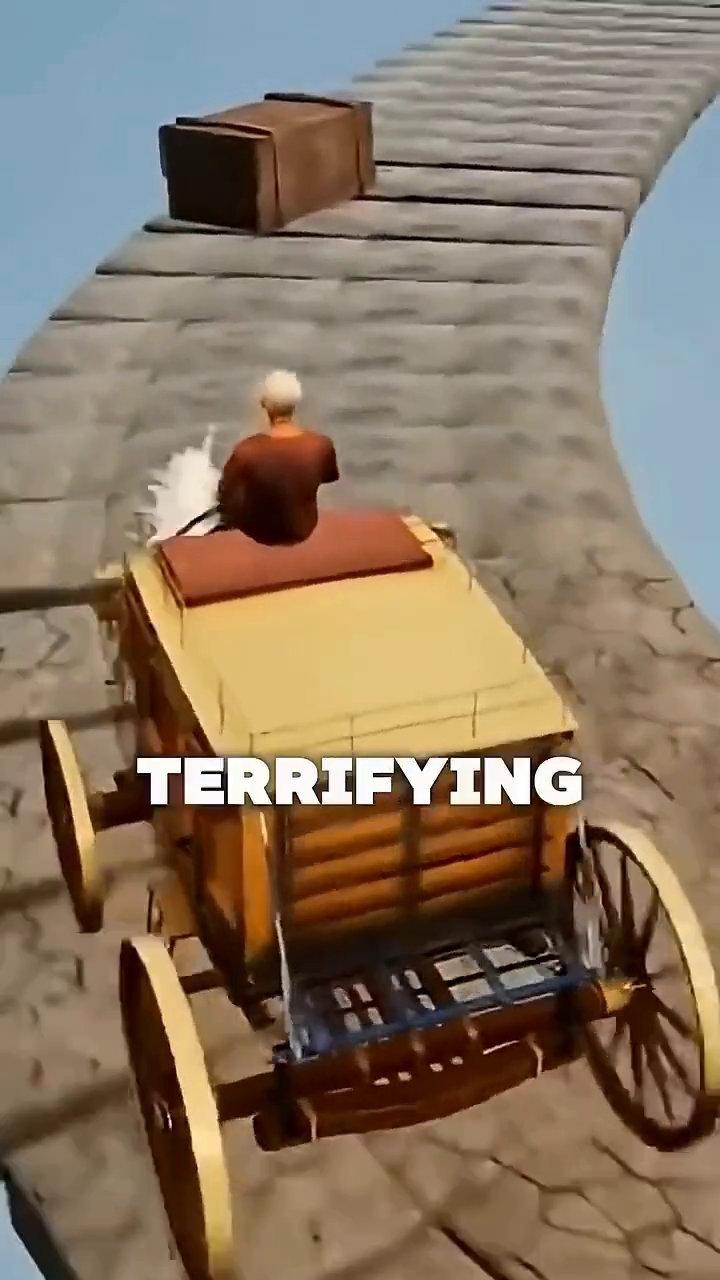
#> input picture caption_test.png, 720 x 1280 px
$ python -i clip_analysis.py   (imports and definitions only)   (older library calls are emulated)
#> lines starting #> are read from the running program, lines starting #| are printed output that depends on the picture
#> further down, picture is the input picture: shape (1280, 720, 3); mean B, G, R 98.7, 118.1, 136.2
"""
Clip analysis for the Long Video to Shorts editor.

One pass over an already-cut clip answers the questions the layout planner and
the edit director need before a single frame is composed:

  * where the FACES are over time (tracked, not per-frame noise), so a 9:16
    crop can follow a speaker and a two-person podcast can be stacked;
  * WHICH of those faces is the subject — the one the camera should ride —
    and which are bystanders walking through an IRL shot;
  * where the SCENE CUTS are, so a crop never glides across a hard cut;
  * how much MOTION each moment has (gameplay reads as high, a podcast as low);
  * where the AUDIO PEAKS are — the laugh, the scream, the "WHAT" — which is
    where a meme edit wants its punch-in;
  * a handful of downscaled FRAMES on disk for the vision model, which labels
    what the scene actually is (facecam over gameplay, screen share, ...).

DETECTION (rewritten 2026-09-18). The first version detected with Haar cascades
at ONE sample per second and it did not work: on handheld IRL footage Haar
found a face in well under half the sampled frames, every track fell under the
presence gate, and every short in a real run came out `blur_fit` — the video
letterboxed into a thin band inside a blurred void, with the subject never
framed. Measured on a real clip from that run, per frame: YuNet 4-5 faces,
Haar 0-3 (zero twice).

So now:
  * YuNet (`FACE_YUNET_MODEL`, default /app/models/face_detection_yunet_2023mar.onnx)
    is the detector, at 960px when the source is HD so a face that is 3% of the
    frame width is still ~30px to the network. Haar stays only as the fallback
    for an installation with no model file.
  * Sampling is ~3 per second, not 1, because "the camera follows the subject"
    is a statement about motion and one sample per second cannot describe it.
    Frames are SKIPPED WITH grab(), never sought: seeking per sample costs more
    than decoding the whole clip.
  * Tracks carry a `speaking` score from mouth-region movement and a `score`
    that ranks the subject above the crowd, so the planner can follow the
    person the short is about instead of whoever stands furthest left.

Everything is best-effort: a detector failure yields no faces, never an error.
"""

from __future__ import annotations

import math
import os
import subprocess
from typing import Any

import numpy as np

YUNET_PATH = os.environ.get('FACE_YUNET_MODEL', '/app/models/face_detection_yunet_2023mar.onnx')

#: Width the frame is scaled to before detection. HD sources get the larger
#: size: at 640px a face 3.5% of the frame is 22px, which YuNet finds only
#: intermittently, and an intermittent face is a track that gets dropped.
DETECT_WIDTH = 640
DETECT_WIDTH_HD = 960

#: Grayscale patch of the mouth region kept per detection, for the speaking
#: score. Small on purpose — it is a change detector, not a lip reader.
MOUTH_PATCH = (24, 16)

#: How far the camera may pan within one shot, in frame widths per second.
#: A real operator reframing from one speaker to another takes about a third of
#: a second to cross a third of the frame; faster than this reads as a glitch.
MAX_PAN_PER_SECOND = 0.45


class _FaceDetector:
    """YuNet when its model is on disk, Haar cascades otherwise."""

    def __init__(self, source_width: int = 0) -> None:
        import cv2

        self.cv2 = cv2
        self.kind = 'haar'
        self.yunet = None
        self.width = DETECT_WIDTH_HD if source_width >= 1280 else DETECT_WIDTH
        if os.path.exists(YUNET_PATH) and hasattr(cv2, 'FaceDetectorYN'):
            try:
                self.yunet = cv2.FaceDetectorYN.create(YUNET_PATH, '', (320, 320), 0.55, 0.3, 5000)
                self.kind = 'yunet'
            except Exception:
                self.yunet = None
        if self.yunet is None:
            self.width = DETECT_WIDTH
            base = cv2.data.haarcascades
            self.frontal = cv2.CascadeClassifier(base + 'haarcascade_frontalface_alt2.xml')
            self.profile = cv2.CascadeClassifier(base + 'haarcascade_profileface.xml')

    def detect(self, frame: np.ndarray) -> tuple[list[dict], np.ndarray]:
        """Faces in the frame, plus the downscaled gray image they were found in.

        The gray image is returned so the caller can cut mouth patches out of it
        without scaling the frame a second time.
        """
        cv2 = self.cv2
        h, w = frame.shape[:2]
#> h = 1280; w = 720
        scale = self.width / float(max(1, w))
#> scale = 0.889
        small = cv2.resize(frame, (int(w * scale), int(h * scale)))
        sh, sw = small.shape[:2]
#> sh = 1137; sw = 640
        gray = cv2.cvtColor(small, cv2.COLOR_BGR2GRAY)
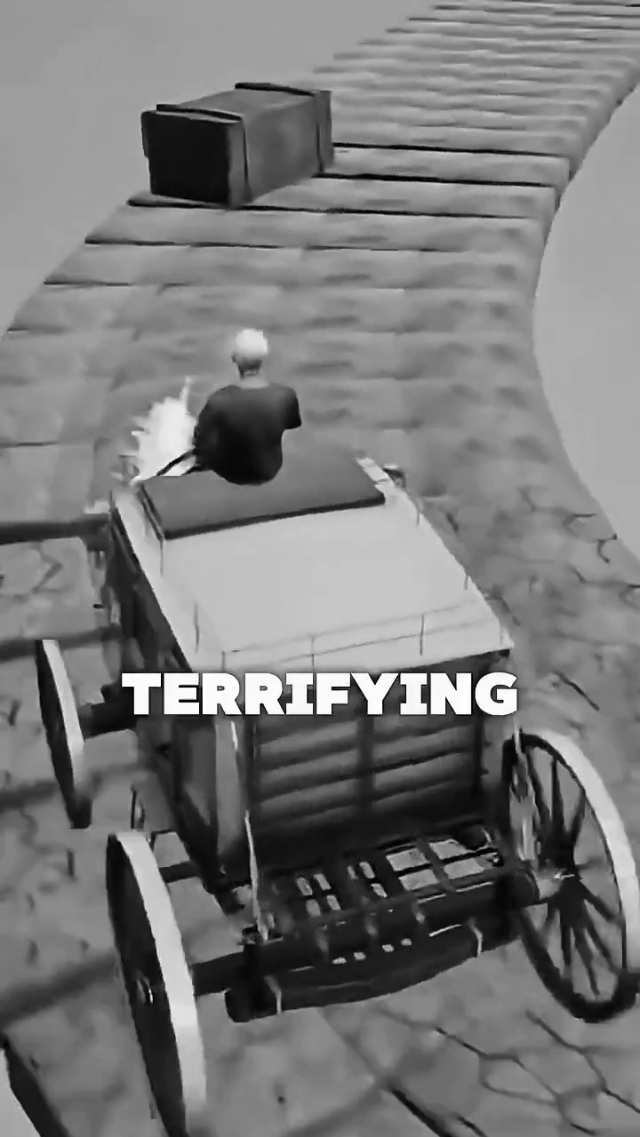
#> gray: shape (1137, 640); min 0, max 255, mean 121.2
        boxes: list[tuple[float, float, float, float, float]] = []

        if self.yunet is not None:
            self.yunet.setInputSize((sw, sh))
            _, faces = self.yunet.detect(small)
            if faces is not None:
                for f in faces:
                    boxes.append((float(f[0]), float(f[1]), float(f[2]), float(f[3]), float(f[14])))
        else:
            eq = cv2.equalizeHist(gray)
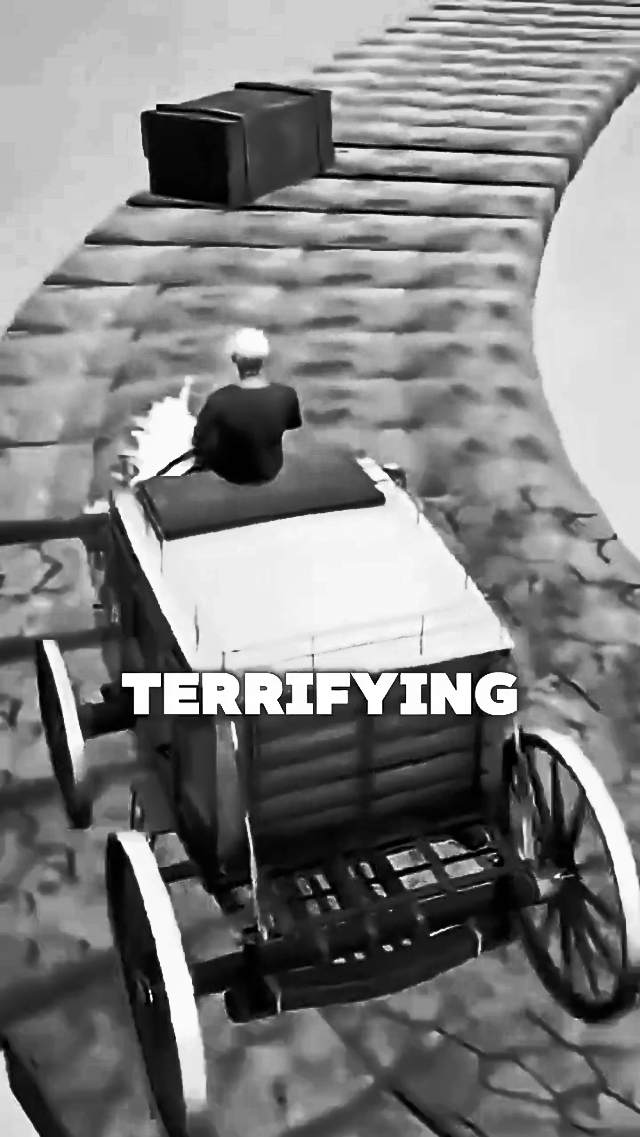
#> eq: shape (1137, 640); min 0, max 255, mean 128.5
            min_size = (max(20, sw // 28), max(20, sw // 28))
#> min_size = (22, 22)
            for (x, y, fw, fh) in self.frontal.detectMultiScale(eq, 1.1, 5, minSize=min_size):
                boxes.append((x, y, fw, fh, 1.0))
#> this loop made 0 passes
#> after the loop, boxes = []
            for flipped in (False, True):
                img = cv2.flip(eq, 1) if flipped else eq
                for (x, y, fw, fh) in self.profile.detectMultiScale(img, 1.1, 6, minSize=min_size):
                    if flipped:
                        x = sw - x - fw
                    boxes.append((x, y, fw, fh, 0.7))
#> this loop made 2 passes
#> pass 2, in detect, `img = cv2.flip(eq, 1) if flipped else eq`:
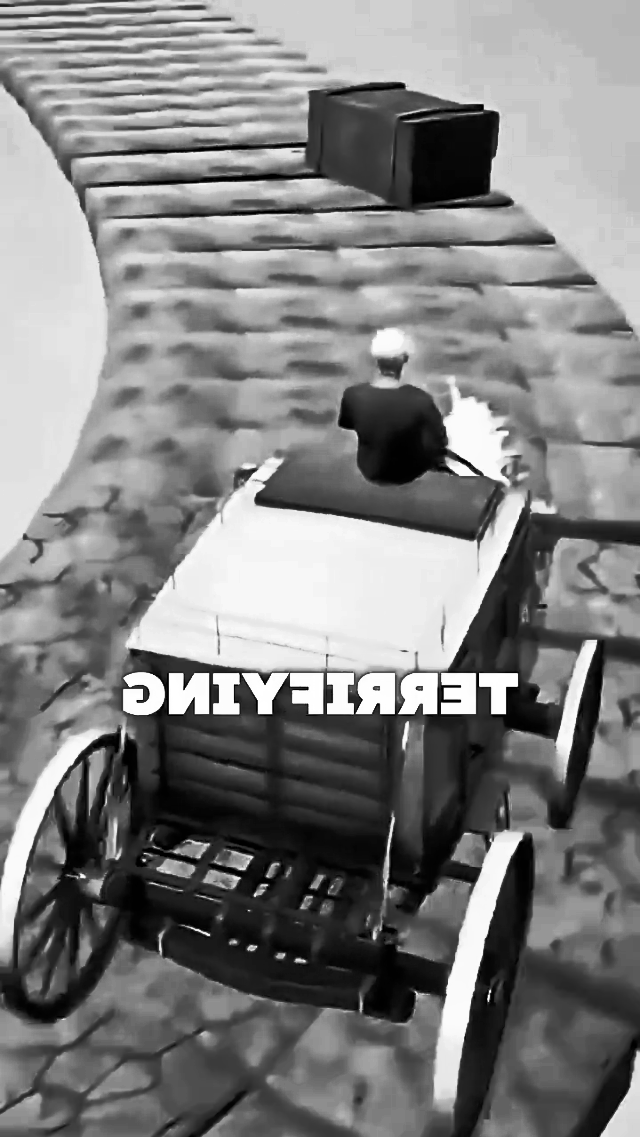
#> img: shape (1137, 640); min 0, max 255, mean 128.5
#> after the loop, boxes = [(262, 900, 46, 46, 0.7)]; x = 262

        # Normalise, drop specks, and merge overlapping hits so one person is
        # one box. 2.2% of the width is about a 24px face on a 1080p source —
        # below that it is a passer-by in the background, not a subject.
        norm = []
        for (x, y, fw, fh, score) in boxes:
            if fw / sw < 0.022 or fw <= 0 or fh <= 0:
                continue
            norm.append({
                'x': max(0.0, x / sw), 'y': max(0.0, y / sh),
                'w': min(1.0, fw / sw), 'h': min(1.0, fh / sh),
                'score': round(score, 3),
                '_px': (x, y, fw, fh),
            })
#> this loop made 1 pass
#> after the loop, norm = 1 item
        norm.sort(key=lambda b: b['w'] * b['h'], reverse=True)
        merged: list[dict] = []
        for b in norm:
            if all(_iou(b, m) < 0.3 for m in merged):
                merged.append(b)
#> this loop made 1 pass
#> after the loop, merged = 1 item

        out = []
        for b in merged[:8]:
            px = b.pop('_px')
            b = {k: round(v, 4) if isinstance(v, float) else v for k, v in b.items()}
            b['_mouth'] = _mouth_patch(cv2, gray, px)
            out.append(b)
#> this loop made 1 pass
#> (x in _mouth_patch, y in _mouth_patch, w in _mouth_patch, h in _mouth_patch, gh in _mouth_patch, gw in _mouth_patch, y0 in _mouth_patch, y1 in _mouth_patch) on pass 1: (262, 900, 46, 46, 1137, 640, 925, 948)
#> after the loop, out = 1 item
        return out, gray


def _mouth_patch(cv2, gray: np.ndarray, px: tuple) -> np.ndarray | None:
    """The lower third of a face box, as a tiny fixed-size grayscale patch.

    Comparing this patch with the same track's previous one is a cheap proxy
    for "is this person talking": a mouth moves, a listening face does not.
    """
    x, y, w, h = (int(round(v)) for v in px)
    gh, gw = gray.shape[:2]
    y0 = max(0, y + int(h * 0.55))
    y1 = min(gh, y + int(h * 1.05))
    x0 = max(0, x + int(w * 0.15))
    x1 = min(gw, x + int(w * 0.85))
    if y1 - y0 < 4 or x1 - x0 < 4:
        return None
    try:
        patch = cv2.resize(gray[y0:y1, x0:x1], MOUTH_PATCH).astype(np.float32)
    except Exception:
        return None
    # Normalise brightness so a lighting change is not read as a moving mouth.
    return patch - float(patch.mean())


# [8 lines left out: function _iou, not called in this run]


def _centre(b: dict) -> tuple[float, float]:
    return b['x'] + b['w'] / 2.0, b['y'] + b['h'] / 2.0


# [104 lines left out: functions _spread, _build_tracks, _mouth_series, not called in this run]


SPEAKER_MIN_HOLD = 1.5      # seconds a speaker shot holds before it may cut away
SPEAKER_MARGIN = 1.35       # the other face must be this much more active to cut


# [186 lines left out: functions _speaker_path, _speaking_score, _camera_path, not called in this run]


EDGE_W = 320          # width the edge-persistence maps are accumulated at
MOTION_W, MOTION_H = 160, 90


# [138 lines left out: functions _find_webcam, _action_path, not called in this run]


def _crossed(a: float, b: float, cuts: list[float]) -> bool:
    lo, hi = (a, b) if a <= b else (b, a)
    return any(lo < c <= hi for c in cuts)


# [184 lines left out: functions _audio_peaks, analyze_clip, not called in this run]

>>> import cv2
>>> picture = cv2.imread('../../../caption_test.png')
>>> result = _FaceDetector().detect(picture)
